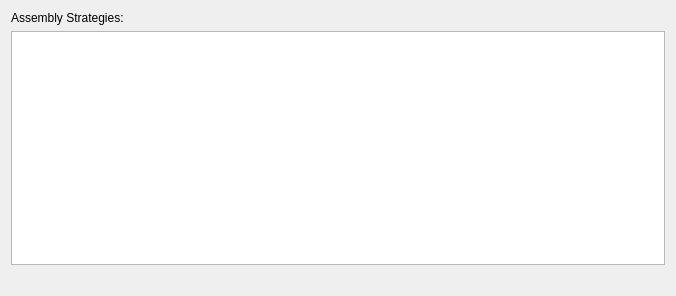
<?xml version="1.0" encoding="UTF-8"?>
<ui version="4.0">
 <class>StrategyLibraryDialog</class>
 <widget class="QDialog" name="StrategyLibraryDialog">
  <property name="windowModality">
   <enum>Qt::ApplicationModal</enum>
  </property>
  <property name="geometry">
   <rect>
    <x>0</x>
    <y>0</y>
    <width>676</width>
    <height>296</height>
   </rect>
  </property>
  <property name="windowTitle">
   <string>Assembly Strategy Library</string>
  </property>
  <layout class="QVBoxLayout" name="verticalLayout">
   <item>
    <widget class="QLabel" name="label">
     <property name="text">
      <string>Assembly Strategies:</string>
     </property>
    </widget>
   </item>
   <item>
    <widget class="QTableWidget" name="tableWidget">
     <attribute name="horizontalHeaderVisible">
      <bool>false</bool>
     </attribute>
     <attribute name="verticalHeaderVisible">
      <bool>false</bool>
     </attribute>
    </widget>
   </item>
   <item>
    <widget class="QLabel" name="status">
     <property name="text">
      <string/>
     </property>
    </widget>
   </item>
  </layout>
 </widget>
 <resources/>
 <connections/>
</ui>
